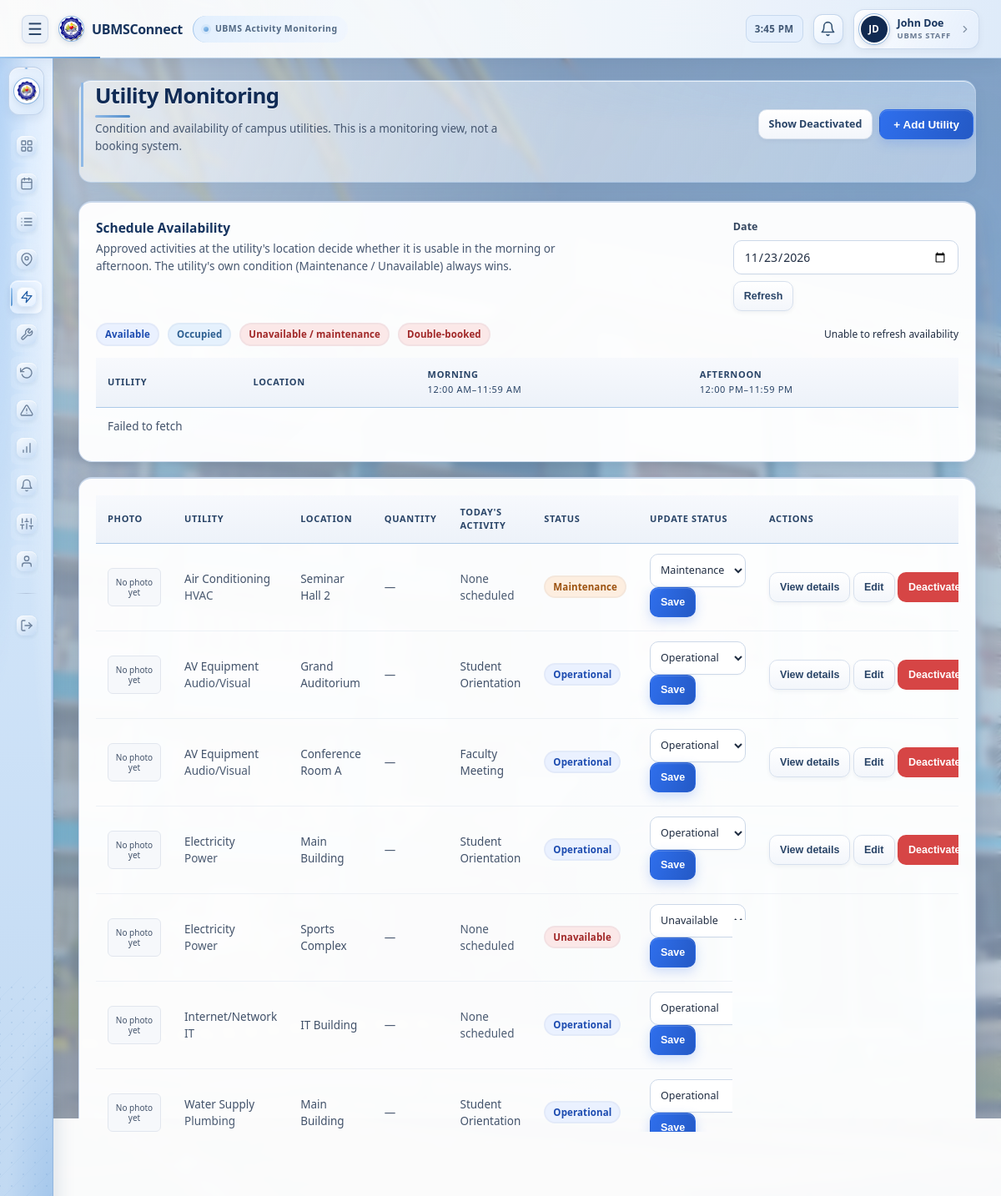
Screenshot of /staff/utilities.php (signed in) with the database file from the repository.
### tables this page shows
CREATE TABLE utilities (
    id INT AUTO_INCREMENT PRIMARY KEY,
    utility_name VARCHAR(100) NOT NULL,
    category VARCHAR(80) NULL,
    location VARCHAR(100) NOT NULL,
    quantity INT NULL,
    status ENUM('Operational','Maintenance','Unavailable') NOT NULL DEFAULT 'Operational',
    is_active TINYINT(1) NOT NULL DEFAULT 1,
    created_by INT NULL,
    created_at DATETIME DEFAULT CURRENT_TIMESTAMP,
    description TEXT,
    image_path VARCHAR(255) NULL,
    updated_at DATETIME DEFAULT CURRENT_TIMESTAMP ON UPDATE CURRENT_TIMESTAMP,
    CONSTRAINT fk_utilities_created_by FOREIGN KEY (created_by) REFERENCES users(id) ON DELETE SET NULL
);

### includes/auth.php (called while the page is built, shortened)
<?php
require_once __DIR__ . '/functions.php';
function currentUserRole() {
    return $_SESSION['role'] ?? null;
}
function currentUserName() {
    return $_SESSION['full_name'] ?? '';
}
function isStaff() {
    return currentUserRole() === 'staff';
}
function isSuperAdmin() {
    return currentUserRole() === 'super_admin';
}

### staff/utilities.php (the view, shortened to what this page needs)
<?php
require_once __DIR__ . '/../includes/auth.php';
require_once __DIR__ . '/../includes/utility_availability.php';
$showInactive = isset($_GET['show_inactive']);
$sql = "SELECT u.*,
        (SELECT a.activity_name FROM activities a
         WHERE a.activity_date = CURDATE() AND a.status IN ('Approved')
           AND a.venue_id IN (SELECT v.id FROM venues v
                              WHERE v.venue_name = u.location OR v.building = u.location)
         ORDER BY a.start_time ASC LIMIT 1) AS current_activity,
        EXISTS (SELECT 1 FROM venues v
                WHERE v.venue_name = u.location OR v.building = u.location) AS has_schedule
     FROM utilities u";
if (!$showInactive) {
    $sql .= " WHERE u.is_active = 1";
}
$sql .= " ORDER BY u.utility_name ASC";
$utilities = $pdo->query($sql)->fetchAll();
foreach ($utilities as $i => $u) {
    $utilities[$i]['updated_at_fmt'] = formatDateTime($u['updated_at']);
}
include __DIR__ . '/../includes/header.php';
include __DIR__ . '/../includes/sidebar.php';
?>
<main class="main-content">
    <div class="page-header">
        <div>
            <h1>Utility Monitoring</h1>
            <p class="page-subtitle">Condition and availability of campus utilities. This is a monitoring view, not a booking system.</p>
        </div>
        <div style="display:flex; gap:8px;">
            <a href="?<?= $showInactive ? '' : 'show_inactive=1' ?>" class="btn btn-sm"><?= $showInactive ? 'Hide Deactivated' : 'Show Deactivated' ?></a>
            <button class="btn btn-primary" onclick="openCreateUtility()">+ Add Utility</button>
        </div>
    </div>
    <?php renderUtilityAvailabilityPanel(); ?>
    <div class="card">
        <div class="table-wrap">
            <table class="data-table">
                <thead>
                    <tr><th>Photo</th><th>Utility</th><th>Location</th><th>Quantity</th><th>Today's Activity</th><th>Status</th><th>Update Status</th><th>Actions</th></tr>
                </thead>
                <tbody>
                <?php foreach ($utilities as $u): ?>
                    <tr id="util-row-<?= (int)$u['id'] ?>" style="<?= $u['is_active'] ? '' : 'opacity:0.55;' ?>">
                        <td><?= venueImageHtml($u['image_path'] ?? null, $u['utility_name'], 'utilities') ?></td>
                        <td><?= e($u['utility_name']) ?><?= $u['is_active'] ? '' : ' <span class="small-note">(deactivated)</span>' ?><br><span class="text-muted"><?= e($u['category'] ?: 'N/A') ?></span></td>
                        <td><?= e($u['location']) ?></td>
                        <td><?= $u['quantity'] !== null ? (int) $u['quantity'] : '<span class="text-muted">&mdash;</span>' ?></td>
                        <td><?php if (!$u['has_schedule']): ?><span class="text-muted">No linked schedule</span><?php else: ?><?= $u['current_activity'] ? e($u['current_activity']) : '<span class="text-muted">None scheduled</span>' ?><?php endif; ?></td>
                        <td id="util-status-<?= (int)$u['id'] ?>"><span class="badge <?= utilityBadgeClass($u['status']) ?>"><?= e($u['status']) ?></span></td>
                        <td>
                            <select id="util-select-<?= (int)$u['id'] ?>" style="width:auto; display:inline-block; padding:6px 8px; font-size:12.5px;" <?= $u['is_active'] ? '' : 'disabled' ?>>
                                <?php foreach (validUtilityStatuses() as $s): ?>
                                    <option value="<?= e($s) ?>" <?= $s === $u['status'] ? 'selected' : '' ?>><?= e($s) ?></option>
                                <?php endforeach; ?>
                            </select>
                            <button class="btn btn-sm btn-primary" id="util-save-<?= (int)$u['id'] ?>" onclick="updateUtilityStatus(<?= (int)$u['id'] ?>)" <?= $u['is_active'] ? '' : 'disabled' ?>>Save</button>
                        </td>
                        <td style="white-space:nowrap;">
                            <button class="btn btn-sm" onclick='openUtilityDetails(<?= json_encode($u, JSON_HEX_APOS | JSON_HEX_QUOT) ?>)'>View details</button>
                            <button class="btn btn-sm" onclick='openEditUtility(<?= json_encode($u, JSON_HEX_APOS | JSON_HEX_QUOT) ?>)'>Edit</button>
                            <?php if ($u['is_active']): ?>
                                <button class="btn btn-sm btn-danger" onclick="toggleUtilityActive(<?= (int)$u['id'] ?>, 0, '<?= e(addslashes($u['utility_name'])) ?>')">Deactivate</button>
                            <?php else: ?>
                                <button class="btn btn-sm btn-success" onclick="toggleUtilityActive(<?= (int)$u['id'] ?>, 1, '<?= e(addslashes($u['utility_name'])) ?>')">Reactivate</button>
                            <?php endif; ?>
                        </td>
                    </tr>
                <?php endforeach; ?>
                </tbody>
            </table>
        </div>
    </div>
</main>
<?php
include __DIR__ . '/../includes/footer.php';
?>

### includes/header.php (shortened to what this page needs)
<?php
$__profileHref = isSuperAdmin()
    ? '/UBMSConnect/superadmin/profile.php'
    : (isStaff() ? '/UBMSConnect/staff/profile.php' : '/UBMSConnect/host/profile.php');
$__topbarAvatar = null;
?>
<!DOCTYPE html>
<html lang="en">
<head>
<link rel="stylesheet" href="/UBMSConnect/assets/css/style.css?v=<?= (int) @filemtime(__DIR__ . '/../assets/css/style.css') ?>">
</head>
<body>
<div class="app-shell">
<header class="topbar">
    <div class="topbar-left">
        <button class="sidebar-toggle" id="sidebarToggle" aria-label="Toggle navigation">&#9776;</button>
        <span class="brand">UBMSConnect</span>
        <span class="brand-sub">UBMS Activity Monitoring</span>
    </div>
    <div class="topbar-right">
        <span class="live-clock" id="liveClock" aria-live="off"></span>
        <div class="notif-bell-wrap">
            <button class="notif-bell" id="notifBellBtn" aria-label="Notifications">
            </button>
        </div>
        <a class="user-chip profile-chip" href="<?= e($__profileHref) ?>" aria-label="View your profile">
            <span class="topbar-avatar"><?php if ($__topbarAvatar): ?><img src="<?= e($__topbarAvatar) ?>" alt="Profile picture"><?php else: ?><?= e(nameInitials(currentUserName())) ?><?php endif; ?></span>
            <span class="user-chip-text">
                <span class="user-name"><?= e(currentUserName()) ?></span>
                <span class="user-role-tag"><?= e(roleLabel(currentUserRole())) ?></span>
            </span>
            <svg class="profile-chip-arrow" width="14" height="14" viewBox="0 0 24 24" fill="none" stroke="currentColor" stroke-width="2" stroke-linecap="round" stroke-linejoin="round" aria-hidden="true"><polyline points="9 18 15 12 9 6"/></svg>
        </a>
    </div>
</header>
<div class="app-body">

### includes/sidebar.php (shortened to what this page needs)
<?php
$activeNav = $activeNav ?? '';
if (isSuperAdmin()) {
    $base = '/UBMSConnect/superadmin';
} elseif (isStaff()) {
    $base = '/UBMSConnect/staff';
} else {
    $base = '/UBMSConnect/host';
}
function navItem($href, $label, $key, $activeNav) {
    $active = ($key === $activeNav) ? ' active' : '';
    $icon = '';
    if (isset($icons[$key])) {
        $icon = '<svg class="nav-icon" viewBox="0 0 24 24" fill="none" stroke="currentColor" stroke-width="2" stroke-linecap="round" stroke-linejoin="round" aria-hidden="true">' . $icons[$key] . '</svg>';
    }
    echo '<a href="' . e($href) . '" class="nav-item' . $active . '" data-label="' . e($label) . '">' . $icon . '<span class="nav-label">' . e($label) . '</span></a>';
}
?>
<aside class="sidebar" id="sidebar">
    <a class="sidebar-brand" href="/UBMSConnect/index.php">
        <img src="/UBMSConnect/assets/img/lcup-logo.png" alt="LCUP seal">
    </a>
    <nav class="sidebar-nav">
        <?php if (isSuperAdmin()): ?>
            <?php navItem("$base/dashboard.php", 'Dashboard', 'dashboard', $activeNav); ?>
            <?php navItem("$base/users.php", 'User Management', 'users', $activeNav); ?>
            <?php navItem("$base/pending.php", 'Pending Registrations', 'pending', $activeNav); ?>
            <?php navItem("$base/audit_logs.php", 'Audit Logs', 'audit_logs', $activeNav); ?>
            <?php navItem('/UBMSConnect/conflicts.php', 'Schedule Conflicts', 'conflicts', $activeNav); ?>
            <?php navItem('/UBMSConnect/reports.php', 'Reports', 'reports', $activeNav); ?>
            <?php navItem("$base/school_years.php", 'School Years', 'school_years', $activeNav); ?>
            <?php navItem("$base/reference_data.php", 'Institutional Records', 'reference_data', $activeNav); ?>
            <?php navItem('/UBMSConnect/notifications.php', 'Notifications', 'notifications', $activeNav); ?>
            <?php navItem('/UBMSConnect/settings.php', 'Settings', 'settings', $activeNav); ?>
            <?php navItem("$base/profile.php", 'Profile', 'profile', $activeNav); ?>
        <?php else: ?>
            <?php navItem("$base/dashboard.php", 'Dashboard', 'dashboard', $activeNav); ?>
            <?php if (isStaff()): ?>
                <?php navItem("$base/maintenance.php", 'Maintenance', 'maintenance', $activeNav); ?>
                <?php navItem("$base/logs.php", 'Activity Logs', 'logs', $activeNav); ?>
                <?php navItem('/UBMSConnect/conflicts.php', 'Schedule Conflicts', 'conflicts', $activeNav); ?>
                <?php navItem('/UBMSConnect/reports.php', 'Reports', 'reports', $activeNav); ?>
            <?php endif; ?>
        <?php endif; ?>
        <div class="nav-divider"></div>
        <a href="/UBMSConnect/logout.php" class="nav-item nav-item-logout" data-label="Logout"><svg class="nav-icon" viewBox="0 0 24 24" fill="none" stroke="currentColor" stroke-width="2" stroke-linecap="round" stroke-linejoin="round" aria-hidden="true"><path d="M9 21H5a2 2 0 0 1-2-2V5a2 2 0 0 1 2-2h4"/><polyline points="16 17 21 12 16 7"/><line x1="21" y1="12" x2="9" y2="12"/></svg><span class="nav-label">Logout</span></a>
    </nav>
</aside>

### includes/utility_availability.php (shortened to what this page needs)
<?php
function renderUtilityAvailabilityPanel() {
    $today = date('Y-m-d');
    ?>
    <section class="card availability-card" aria-labelledby="utility-availability-heading">
        <div class="availability-header">
            <div>
                <h2 id="utility-availability-heading">Schedule Availability</h2>
                <p class="page-subtitle">Approved activities at the utility's location decide whether it is usable in the morning or afternoon. The utility's own condition (Maintenance / Unavailable) always wins.</p>
            </div>
            <div class="availability-controls">
                <label for="utilityAvailabilityDate">Date</label>
                <input type="date" id="utilityAvailabilityDate" value="<?= e($today) ?>">
                <button type="button" class="btn btn-sm" id="utilityAvailabilityRefresh">Refresh</button>
            </div>
        </div>
        <div class="pill-status-legend availability-legend" aria-label="Availability legend">
            <span class="badge availability-badge availability-available">Available</span>
            <span class="badge availability-badge availability-occupied">Occupied</span>
            <span class="badge availability-badge availability-unavailable">Unavailable / maintenance</span>
            <span class="badge badge-rejected">Double-booked</span>
            <span class="availability-updated" id="utilityAvailabilityUpdated" aria-live="polite">Loading availability…</span>
        </div>
        <div class="table-wrap">
            <table class="data-table availability-table" id="utilityAvailabilityTable">
                <thead>
                    <tr>
                        <th>Utility</th>
                        <th>Location</th>
                        <th>Morning <span class="availability-period">12:00 AM–11:59 AM</span></th>
                        <th>Afternoon <span class="availability-period">12:00 PM–11:59 PM</span></th>
                    </tr>
                </thead>
                <tbody><tr><td colspan="4" class="empty-state">Loading availability…</td></tr></tbody>
            </table>
        </div>
    </section>
    <?php
}

### includes/functions.php (shortened to what this page needs)
<?php
function e($value) {
    return htmlspecialchars($value ?? '', ENT_QUOTES, 'UTF-8');
}
function formatDateTime($datetime) {
    return date('F j, Y g:i A', strtotime($datetime));
}
function venueImageHtml($imagePath, $venueName, $uploadDir = 'venues') {
    return '<div class="venue-thumbnail venue-thumbnail-placeholder" role="img" aria-label="No photo yet for '
        . e($venueName) . '"><span>No photo yet</span></div>';
}
function utilityBadgeClass($status) {
    switch ($status) {
        case 'Operational':  return 'badge-approved';
        case 'Maintenance':  return 'badge-maintenance';
        case 'Unavailable':  return 'badge-rejected';
    }
}
function validUtilityStatuses() {
    return ['Operational', 'Maintenance', 'Unavailable'];
}
function roleLabel($role) {
    switch ($role) {
        case 'staff':        return 'UBMS Staff';
    }
}
function nameInitials($fullName) {
    $parts = preg_split('/\s+/', trim($fullName));
    $parts = array_filter($parts);
    $first = mb_substr(reset($parts), 0, 1);
    $last = mb_substr(end($parts), 0, 1);
    return mb_strtoupper($first . $last);
}

### includes/footer.php (shortened to what this page needs)
    </div>
</div>
</body>
</html>

### rows the page displays
utilities: utility_name "Air Conditioning", category "HVAC", location "Seminar Hall 2", shows "None scheduled", status "Maintenance"
utilities: utility_name "AV Equipment", category "Audio/Visual", location "Grand Auditorium", current_activity "Student Orientation", status "Operational"
utilities: utility_name "AV Equipment", category "Audio/Visual", location "Conference Room A", current_activity "Faculty Meeting", status "Operational"
utilities: utility_name "Electricity", category "Power", location "Main Building", current_activity "Student Orientation", status "Operational"
utilities: utility_name "Electricity", category "Power", location "Sports Complex", shows "None scheduled", status "Unavailable"
utilities: utility_name "Internet/Network", category "IT", location "IT Building", shows "None scheduled", status "Operational"
utilities: utility_name "Water Supply", category "Plumbing", location "Main Building", current_activity "Student Orientation", status "Operational"

### other values shown
nameInitials(currentUserName()) "JD"
currentUserName() "John Doe"
roleLabel(currentUserRole()) "UBMS STAFF"
form field value "Maintenance"
form field value "Operational"
form field value "Unavailable"
